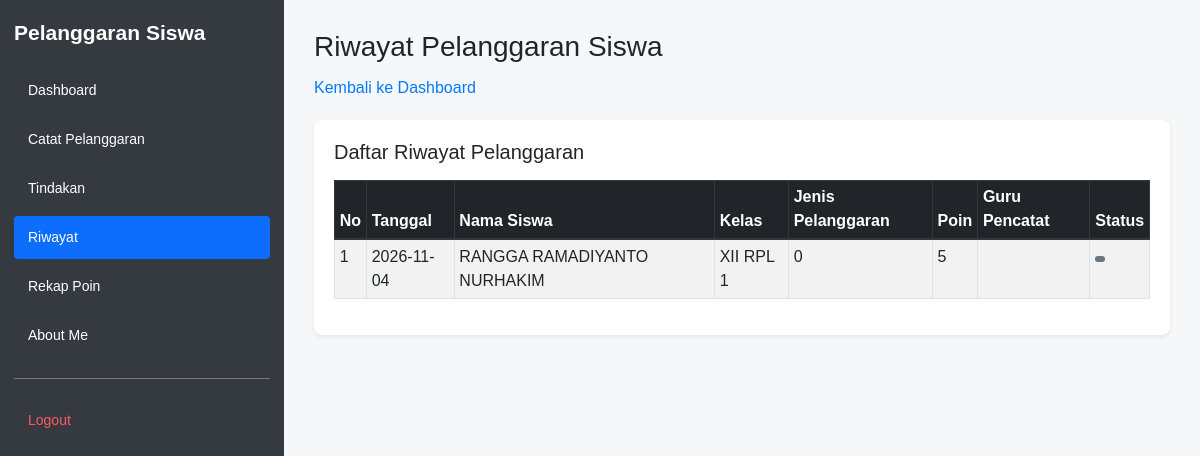
/riwayat.php (signed in), run on the app's committed database.
### tables this page shows
CREATE TABLE `t_pelanggaran_siswa` (
  `id` int(11) NOT NULL AUTO_INCREMENT,
  `tahun_ajaran_id` int(11) DEFAULT NULL,
  `siswa_id` int(11) DEFAULT NULL,
  `nama_siswa` varchar(150) NOT NULL,
  `kelas_id` int(11) DEFAULT NULL,
  `nama_kelas` varchar(100) NOT NULL,
  `pelanggaran_id` int(11) DEFAULT NULL,
  `nama_pelanggaran` int(11) NOT NULL,
  `pelanggaran_kategori_id` int(11) DEFAULT NULL,
  `guru_id` int(11) DEFAULT NULL,
  `nama_guru` varchar(150) NOT NULL,
  `tanggal` date DEFAULT NULL,
  `keterangan` text NOT NULL,
  `poin` int(11) NOT NULL,
  `tindakan` text NOT NULL,
  `status` varchar(30) NOT NULL,
  `created_at` timestamp NOT NULL DEFAULT current_timestamp(),
  `updated_at` timestamp NOT NULL DEFAULT current_timestamp(),
  PRIMARY KEY (`id`),
  KEY `guru_id` (`guru_id`),
  KEY `tahun_ajaran_id` (`tahun_ajaran_id`),
  KEY `siswa_id` (`siswa_id`),
  KEY `kelas_id` (`kelas_id`),
  KEY `pelanggaran_id` (`pelanggaran_id`),
  KEY `pelanggaran_kategori_id` (`pelanggaran_kategori_id`),
  CONSTRAINT `t_pelanggaran_siswa_ibfk_1` FOREIGN KEY (`guru_id`) REFERENCES `t_guru` (`id`) ON DELETE CASCADE,
  CONSTRAINT `t_pelanggaran_siswa_ibfk_3` FOREIGN KEY (`kelas_id`) REFERENCES `t_kelas` (`id`) ON DELETE CASCADE,
  CONSTRAINT `t_pelanggaran_siswa_ibfk_5` FOREIGN KEY (`pelanggaran_id`) REFERENCES `t_pelanggaran` (`id`) ON DELETE CASCADE,
  CONSTRAINT `t_pelanggaran_siswa_ibfk_6` FOREIGN KEY (`siswa_id`) REFERENCES `t_siswa` (`id`) ON DELETE CASCADE,
  CONSTRAINT `t_pelanggaran_siswa_ibfk_7` FOREIGN KEY (`tahun_ajaran_id`) REFERENCES `t_tahun_ajaran` (`id`) ON DELETE CASCADE
);

### riwayat.php (the view, shortened to what this page needs)
<?php
include 'config/koneksi.php';
$riwayat = mysqli_query($koneksi, "
    SELECT tanggal, nama_siswa, nama_kelas, nama_pelanggaran,
           poin, nama_guru, status
    FROM t_pelanggaran_siswa
    ORDER BY tanggal DESC, id DESC
");
?>
<!DOCTYPE html>
<html lang="id">
<head>
    <?php include 'layout/datatables_head.php'; ?>
</head>
<body>
<?php include 'layout/sidebar.php'; ?>
<main class="app-main">
    <div class="page-header">
        <h1>Riwayat Pelanggaran Siswa</h1>
        <a href="dashboard.php">Kembali ke Dashboard</a>
    </div>
    <div class="table-card shadow-sm">
        <h5 class="mb-3">Daftar Riwayat Pelanggaran</h5>
        <div class="table-responsive">
            <table id="tabelRiwayat"
                   class="table table-striped table-bordered table-hover table-sm">
                <thead class="thead-dark">
                    <tr>
                        <th>No</th>
                        <th>Tanggal</th>
                        <th>Nama Siswa</th>
                        <th>Kelas</th>
                        <th>Jenis Pelanggaran</th>
                        <th>Poin</th>
                        <th>Guru Pencatat</th>
                        <th>Status</th>
                    </tr>
                </thead>
                <tbody>
                <?php if (mysqli_num_rows($riwayat) > 0): ?>
                    <?php $no = 1; ?>
                    <?php while ($row = mysqli_fetch_assoc($riwayat)): ?>
                        <tr>
                            <td><?= $no++; ?></td>
                            <td><?= htmlspecialchars($row['tanggal'] ?? '-', ENT_QUOTES, 'UTF-8'); ?></td>
                            <td><?= htmlspecialchars($row['nama_siswa'] ?? '-', ENT_QUOTES, 'UTF-8'); ?></td>
                            <td><?= htmlspecialchars($row['nama_kelas'] ?? '-', ENT_QUOTES, 'UTF-8'); ?></td>
                            <td><?= htmlspecialchars($row['nama_pelanggaran'] ?? '-', ENT_QUOTES, 'UTF-8'); ?></td>
                            <td><?= (int)($row['poin'] ?? 0); ?></td>
                            <td><?= htmlspecialchars($row['nama_guru'] ?? '-', ENT_QUOTES, 'UTF-8'); ?></td>
                            <td>
                                <span class="badge badge-secondary">
                                </span>
                            </td>
                        </tr>
                    <?php endwhile; ?>
                <?php endif; ?>
                </tbody>
            </table>
        </div>
    </div>
</main>
</body>
</html>

### layout/layout.css (style rules this page uses)
* { box-sizing: border-box; }
html, body { margin: 0; padding: 0; min-height: 100vh; font-family: Arial, sans-serif; background: #f5f7f9; }
.app-main { display: block; width: auto; min-width: 0; min-height: 100vh; margin-left: 284px; padding: 30px; }
.app-main h1, .app-main h2 { margin-top: 0; }
.app-main .table-responsive { width: 100%; }
.page-header { margin-bottom: 20px; }
.page-header h1 { font-size: 28px; margin-bottom: 12px; }
.table-card { background: #ffffff; border-radius: 8px; padding: 20px; width: 100%; }

### data on the page
t_pelanggaran_siswa: tanggal "2026-11-04", nama_siswa "RANGGA RAMADIYANTO NURHAKIM", nama_kelas "XII RPL 1", nama_pelanggaran "0", poin "5"

### other printed values
$label "Dashboard"
$label "Catat Pelanggaran"
$label "Tindakan"
$label "Riwayat"
$label "Rekap Poin"
$label "About Me"
